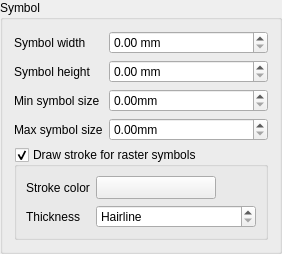
        <widget class="QgsCollapsibleGroupBoxBasic" name="mSymbolsColGroupBox">
         <property name="focusPolicy">
          <enum>Qt::StrongFocus</enum>
         </property>
         <property name="title">
          <string>Symbol</string>
         </property>
         <property name="syncGroup" stdset="0">
          <string notr="true">composeritem</string>
         </property>
         <property name="collapsed" stdset="0">
          <bool>true</bool>
         </property>
         <layout class="QFormLayout" name="formLayout_3">
          <property name="fieldGrowthPolicy">
           <enum>QFormLayout::AllNonFixedFieldsGrow</enum>
          </property>
          <property name="labelAlignment">
           <set>Qt::AlignLeading|Qt::AlignLeft|Qt::AlignVCenter</set>
          </property>
          <item row="1" column="0">
           <widget class="QLabel" name="label_3">
            <property name="text">
             <string>Symbol width</string>
            </property>
           </widget>
          </item>
          <item row="1" column="1">
           <widget class="QgsDoubleSpinBox" name="mSymbolWidthSpinBox">
            <property name="prefix">
             <string/>
            </property>
            <property name="suffix">
             <string> mm</string>
            </property>
            <property name="showClearButton" stdset="0">
             <bool>false</bool>
            </property>
           </widget>
          </item>
          <item row="2" column="0">
           <widget class="QLabel" name="label_4">
            <property name="text">
             <string>Symbol height</string>
            </property>
           </widget>
          </item>
          <item row="2" column="1">
           <widget class="QgsDoubleSpinBox" name="mSymbolHeightSpinBox">
            <property name="prefix">
             <string/>
            </property>
            <property name="suffix">
             <string> mm</string>
            </property>
            <property name="showClearButton" stdset="0">
             <bool>false</bool>
            </property>
           </widget>
          </item>
          <item row="5" column="0" colspan="2">
           <widget class="QgsCollapsibleGroupBoxBasic" name="mRasterStrokeGroupBox">
            <property name="title">
             <string>Draw stroke for raster symbols</string>
            </property>
            <property name="checkable">
             <bool>true</bool>
            </property>
            <property name="syncGroup" stdset="0">
             <string notr="true">composeritem</string>
            </property>
            <property name="collapsed" stdset="0">
             <bool>true</bool>
            </property>
            <layout class="QGridLayout" name="gridLayout">
             <item row="0" column="0">
              <widget class="QLabel" name="label_17">
               <property name="text">
                <string>Stroke color</string>
               </property>
              </widget>
             </item>
             <item row="0" column="1">
              <layout class="QHBoxLayout" name="horizontalLayout_6">
               <item>
                <widget class="QgsColorButton" name="mRasterStrokeColorButton">
                 <property name="sizePolicy">
                  <sizepolicy hsizetype="Fixed" vsizetype="Fixed">
                   <horstretch>0</horstretch>
                   <verstretch>0</verstretch>
                  </sizepolicy>
                 </property>
                 <property name="minimumSize">
                  <size>
                   <width>120</width>
                   <height>0</height>
                  </size>
                 </property>
                 <property name="maximumSize">
                  <size>
                   <width>120</width>
                   <height>16777215</height>
                  </size>
                 </property>
                 <property name="text">
                  <string/>
                 </property>
                </widget>
               </item>
               <item>
                <spacer name="horizontalSpacer_2">
                 <property name="orientation">
                  <enum>Qt::Horizontal</enum>
                 </property>
                 <property name="sizeHint" stdset="0">
                  <size>
                   <width>40</width>
                   <height>20</height>
                  </size>
                 </property>
                </spacer>
               </item>
              </layout>
             </item>
             <item row="1" column="0">
              <widget class="QLabel" name="mStrokeWidthLabel">
               <property name="text">
                <string>Thickness</string>
               </property>
               <property name="buddy">
                <cstring>mRasterStrokeWidthSpinBox</cstring>
               </property>
              </widget>
             </item>
             <item row="1" column="1">
              <widget class="QgsDoubleSpinBox" name="mRasterStrokeWidthSpinBox">
               <property name="sizePolicy">
                <sizepolicy hsizetype="Expanding" vsizetype="Fixed">
                 <horstretch>0</horstretch>
                 <verstretch>0</verstretch>
                </sizepolicy>
               </property>
               <property name="specialValueText">
                <string>Hairline</string>
               </property>
               <property name="suffix">
                <string> mm</string>
               </property>
               <property name="singleStep">
                <double>0.100000000000000</double>
               </property>
               <property name="showClearButton" stdset="0">
                <bool>false</bool>
               </property>
              </widget>
             </item>
            </layout>
           </widget>
          </item>
          <item row="4" column="1">
           <widget class="QgsDoubleSpinBox" name="mMaxSymbolSizeSpinBox">
            <property name="suffix">
             <string>mm</string>
            </property>
           </widget>
          </item>
          <item row="4" column="0">
           <widget class="QLabel" name="mMaxSymbolSizeLabel">
            <property name="text">
             <string>Max symbol size</string>
            </property>
           </widget>
          </item>
          <item row="3" column="0">
           <widget class="QLabel" name="mMinSymbolSizeLabel">
            <property name="text">
             <string>Min symbol size</string>
            </property>
           </widget>
          </item>
          <item row="3" column="1">
           <widget class="QgsDoubleSpinBox" name="mMinSymbolSizeSpinBox">
            <property name="suffix">
             <string>mm</string>
            </property>
           </widget>
          </item>
         </layout>
        </widget>
